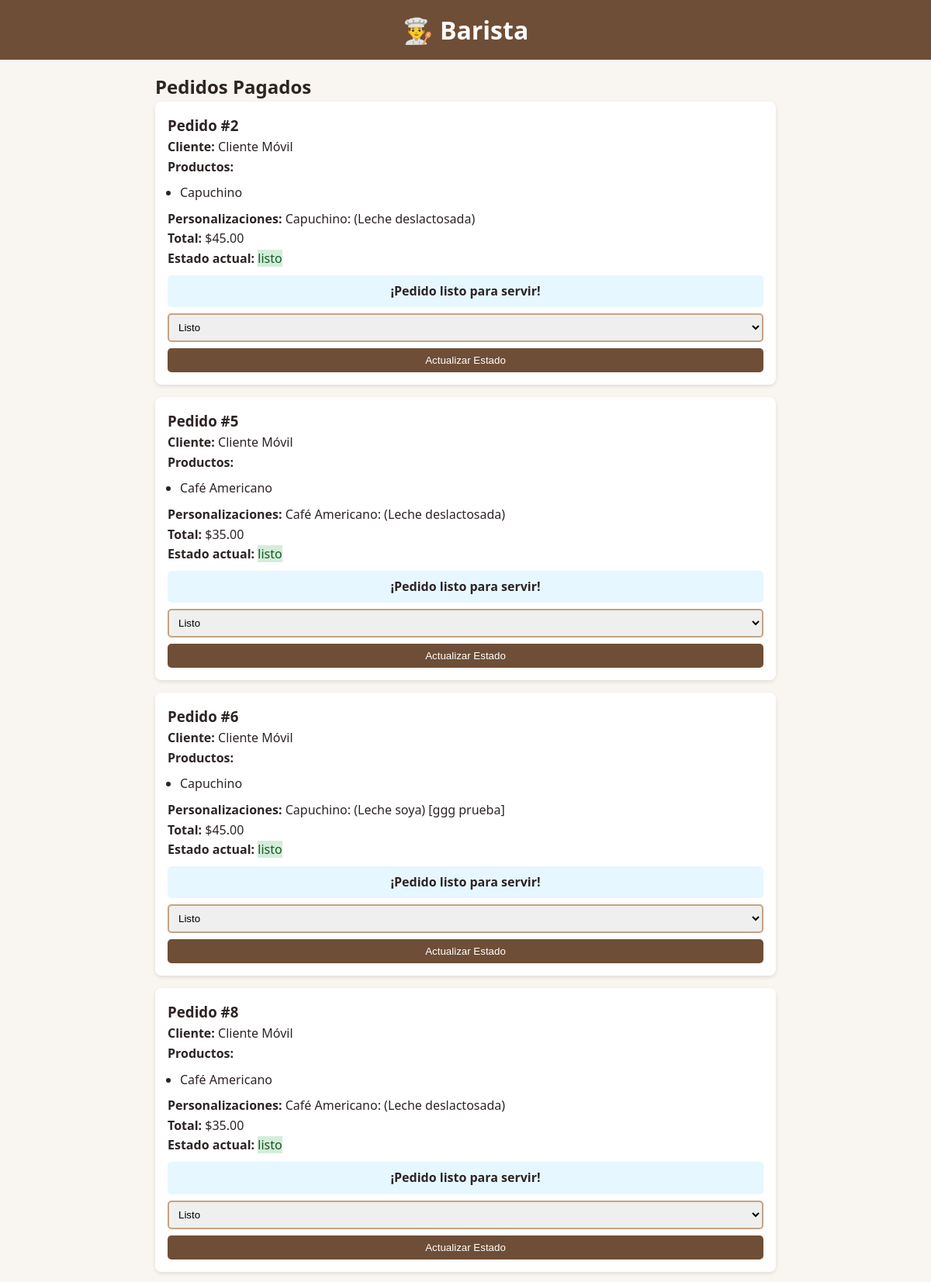
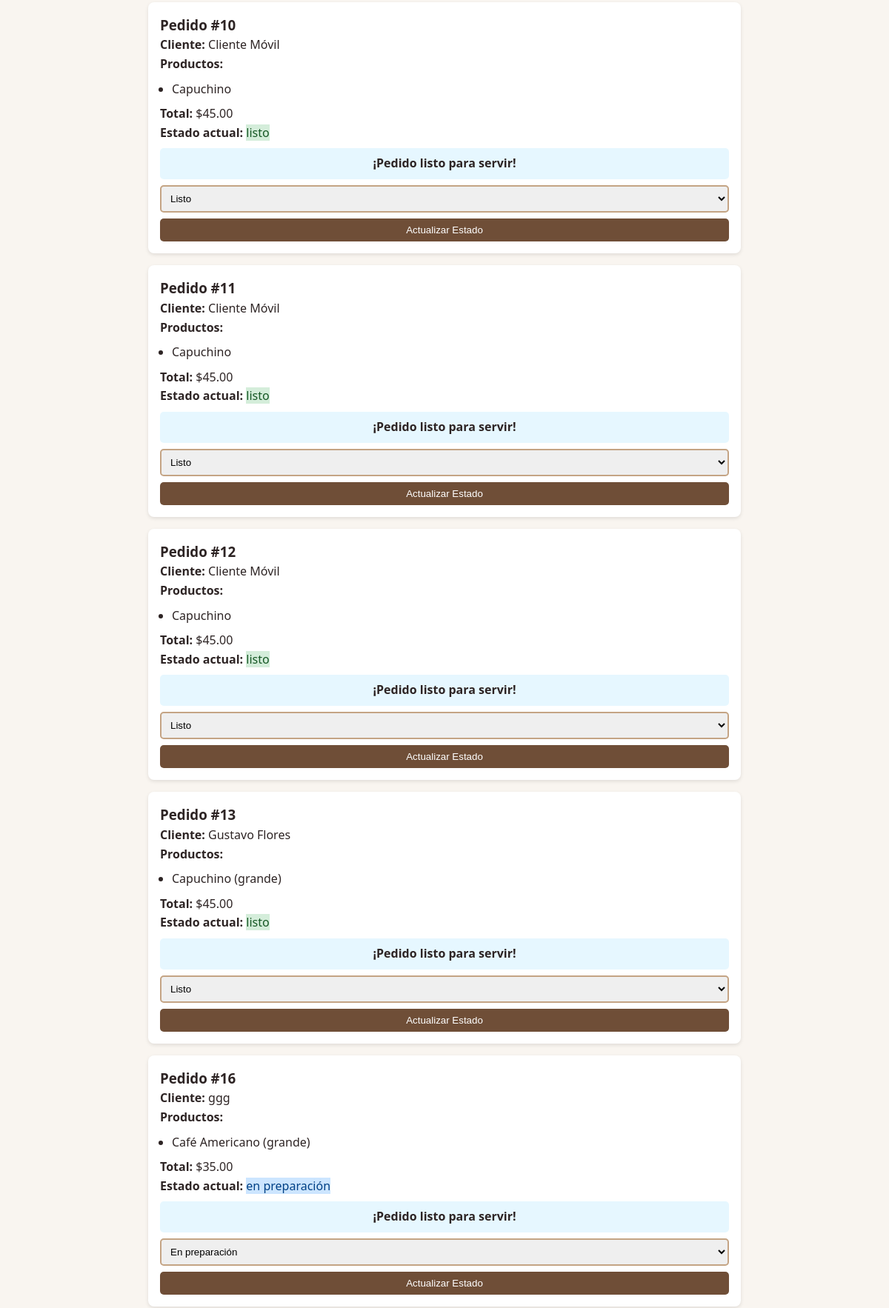
The page /barista (signed in, upper part) on the database its author committed (2 pictures, top to bottom).
### app.py (models this page shows)
class Pedido(db.Model):
    id = db.Column(db.Integer, primary_key=True)
    cliente = db.Column(db.String(50), nullable=False)
    productos = db.Column(db.String(500))
    estado = db.Column(db.String(20), default="pendiente")
    pago = db.Column(db.String(20), default="pendiente")
    total = db.Column(db.Float)
    fecha = db.Column(db.DateTime, default=datetime.now)
    hora_pago = db.Column(db.DateTime)
    hora_preparacion = db.Column(db.DateTime)

### app.py (the view)
@app.route('/barista')
@login_required
def barista():
    if session.get('role') != 'barista':
        flash('Acceso no autorizado', 'error')
        return redirect(url_for('login'))
    pedidos = Pedido.query.filter(Pedido.pago == "pagado", Pedido.estado != "terminado").order_by(Pedido.hora_pago).all()
    ahora = datetime.now()
    for pedido in pedidos:
        if pedido.hora_preparacion and ahora >= pedido.hora_preparacion and pedido.estado != "listo":
            pedido.estado = "listo"
            db.session.commit()
    return render_template('barista.html', pedidos=pedidos, ahora=ahora)

### app.py (called while the page is built)
def login_required(view):
    @functools.wraps(view)
    def wrapped_view(**kwargs):
        if 'logged_in' not in session:
            return redirect(url_for('login'))
        return view(**kwargs)
    return wrapped_view

### templates/barista.html (shortened to what this page needs)
<!DOCTYPE html>
<html lang="es">
<head>
    <link rel="stylesheet" href="{{ url_for('static', filename='styles.css') }}">
</head>
<body>
    <header>
        <h1>👨‍🍳 Barista</h1>
    </header>
    <main class="container" style="max-width: 800px; margin: 1rem auto;">
        <h2>Pedidos Pagados</h2>
        {% for pedido in pedidos %}
        <div class="pedido-card">
            <h3>Pedido #{{ pedido.id }}</h3>
            <p><strong>Cliente:</strong> {{ pedido.cliente }}</p>
            <p><strong>Productos:</strong></p>
            <ul class="productos-lista">
                {% for producto in pedido.productos.split('|')[0].split(',') %}
                <li>{{ producto.strip() }}</li>
                {% endfor %}
            </ul>
            {% if '|' in pedido.productos and pedido.productos.split('|')[1].strip() %}
            <p><strong>Personalizaciones:</strong> {{ pedido.productos.split('|')[1] }}</p>
            {% endif %}
            <p><strong>Total:</strong> ${{ "%.2f"|format(pedido.total) }}</p>
            <p><strong>Estado actual:</strong> <span class="estado-{{ pedido.estado | replace(' ', '-') }}">{{ pedido.estado }}</span></p>
            {% if pedido.pago == 'pagado' and pedido.hora_preparacion %}
            <div class="tiempo-preparacion">
                {% if ahora < pedido.hora_preparacion %}
                <p>Tiempo restante: {{ ((pedido.hora_preparacion - ahora).seconds // 60) + 1 }} minutos</p>
                {% else %}
                <p>¡Pedido listo para servir!</p>
                {% endif %}
            </div>
            {% endif %}
            <form action="{{ url_for('actualizar_estado', id=pedido.id) }}" method="post">
                <select name="estado" class="estado-select">
                    <option value="en preparación" {% if pedido.estado == 'en preparación' %}selected{% endif %}>En preparación</option>
                    <option value="listo" {% if pedido.estado == 'listo' %}selected{% endif %}>Listo</option>
                </select>
                <button type="submit" class="btn-actualizar">Actualizar Estado</button>
            </form>
        </div>
        {% endfor %}
    </main>
</body>
</html>

### static/styles.css (style rules this page uses)
:root { --primary: #6F4E37; --secondary: #C4A484; --accent: #E3B04B; --text: #2D2424; }
* { box-sizing: border-box; margin: 0; padding: 0; }
body { font-family: 'Segoe UI', Tahoma, Geneva, Verdana, sans-serif; background-color: #F9F5F0; color: var(--text); line-height: 1.6; padding-bottom: 80px; }
header { background-color: var(--primary); color: white; padding: 0.8rem; text-align: center; position: sticky; top: 0; z-index: 100; }
.tiempo-preparacion { margin-top: 0.5rem; padding: 0.5rem; background: #e6f7ff; border-radius: 5px; text-align: center; font-weight: bold; }
.estado-en-preparación { background: #CCE5FF; color: #004085; }
.estado-listo { background: #D4EDDA; color: #155724; }
.productos-lista { margin: 0.5rem 0; padding-left: 1rem; }

### templates/barista.html (style rules this page uses)
.pedido-card { background: white; border-radius: 8px; padding: 1rem; margin-bottom: 1rem; box-shadow: 0 2px 5px rgba(0,0,0,0.1); }
.estado-select { width: 100%; padding: 0.5rem; margin-top: 0.5rem; border: 2px solid var(--secondary); border-radius: 5px; }
.btn-actualizar { background: var(--primary); color: white; border: none; padding: 0.5rem 1rem; border-radius: 5px; width: 100%; margin-top: 0.5rem; cursor: pointer; }
.tiempo-preparacion { margin-top: 0.5rem; padding: 0.5rem; background: #e6f7ff; border-radius: 5px; text-align: center; font-weight: bold; }
.estado-en-preparación { background: #CCE5FF; color: #004085; }
.estado-listo { background: #D4EDDA; color: #155724; }
.productos-lista { margin: 0.5rem 0; padding-left: 1rem; }

### rows shown on the page
Pedido: id "2", cliente "Cliente Móvil", strip "Capuchino", productos "Capuchino: (Leche deslactosada)", total "45.00", estado "listo", pago "¡Pedido listo para servir!", estado "Listo"
Pedido: id "5", cliente "Cliente Móvil", strip "Café Americano", productos "Café Americano: (Leche deslactosada)", total "35.00", estado "listo", pago "¡Pedido listo para servir!", estado "Listo"
Pedido: id "6", cliente "Cliente Móvil", strip "Capuchino", productos "Capuchino: (Leche soya) [ggg prueba]", total "45.00", estado "listo", pago "¡Pedido listo para servir!", estado "Listo"
Pedido: id "8", cliente "Cliente Móvil", strip "Café Americano", productos "Café Americano: (Leche deslactosada)", total "35.00", estado "listo", pago "¡Pedido listo para servir!", estado "Listo"
Pedido: id "10", cliente "Cliente Móvil", strip "Capuchino", total "45.00", estado "listo", pago "¡Pedido listo para servir!", estado "Listo"
Pedido: id "11", cliente "Cliente Móvil", strip "Capuchino", total "45.00", estado "listo", pago "¡Pedido listo para servir!", estado "Listo"
Pedido: id "12", cliente "Cliente Móvil", strip "Capuchino", total "45.00", estado "listo", pago "¡Pedido listo para servir!", estado "Listo"
Pedido: id "13", cliente "Gustavo Flores", strip "Capuchino (grande)", total "45.00", estado "listo", pago "¡Pedido listo para servir!", estado "Listo"
Pedido: id "16", cliente "ggg", strip "Café Americano (grande)", total "35.00", estado "en preparación", pago "¡Pedido listo para servir!", estado "En preparación"
